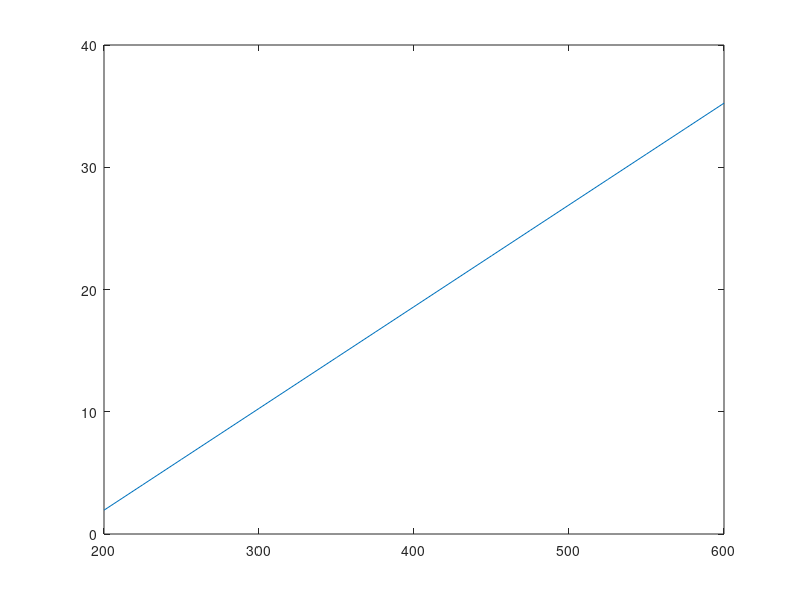

The MATLAB script that drew this image:
% Comp map
HP=200:25:600
WB=HP*.7457
M=WB*11.2*(325/3600)*(1/1000)
MF=M*132.277
P=(2*M*.287*333)/(.9*.003*(5600/60))
Pr=P/101
Psi=Pr*14.7-14.7
plot(MF,Pr)
plot(HP,Psi)